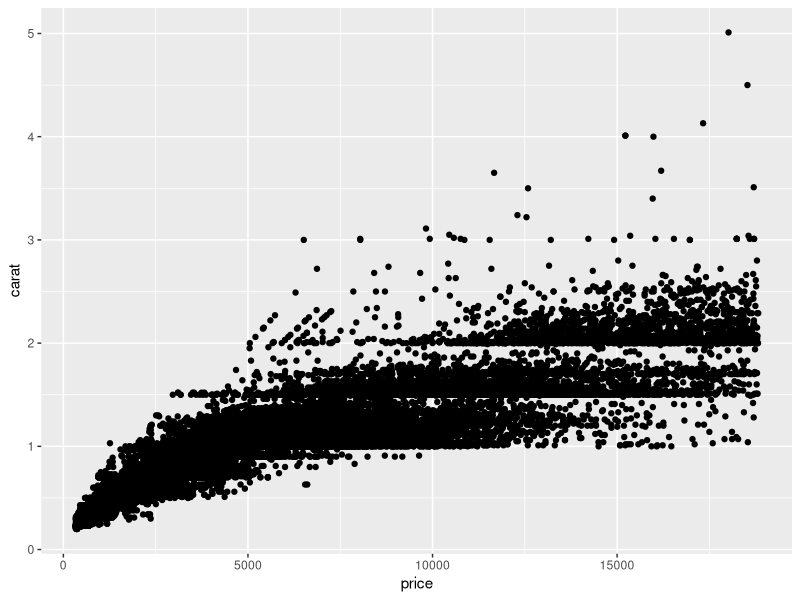
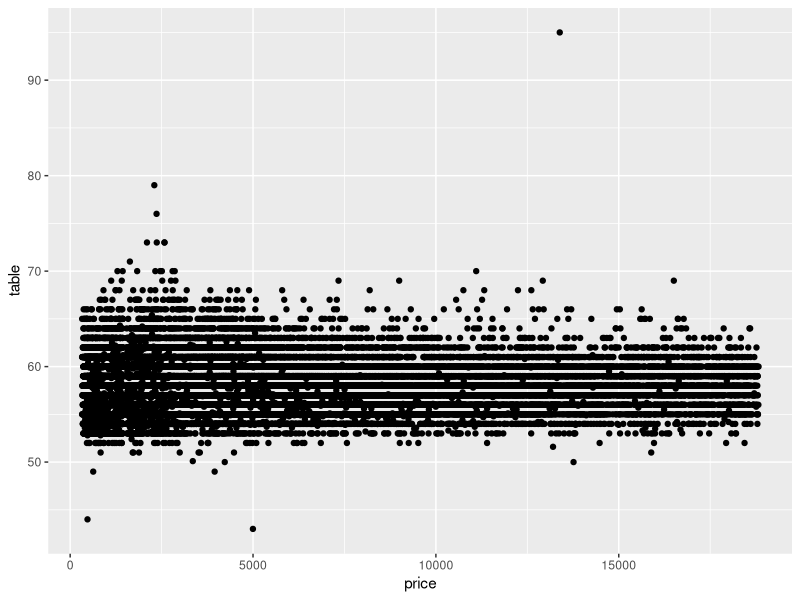
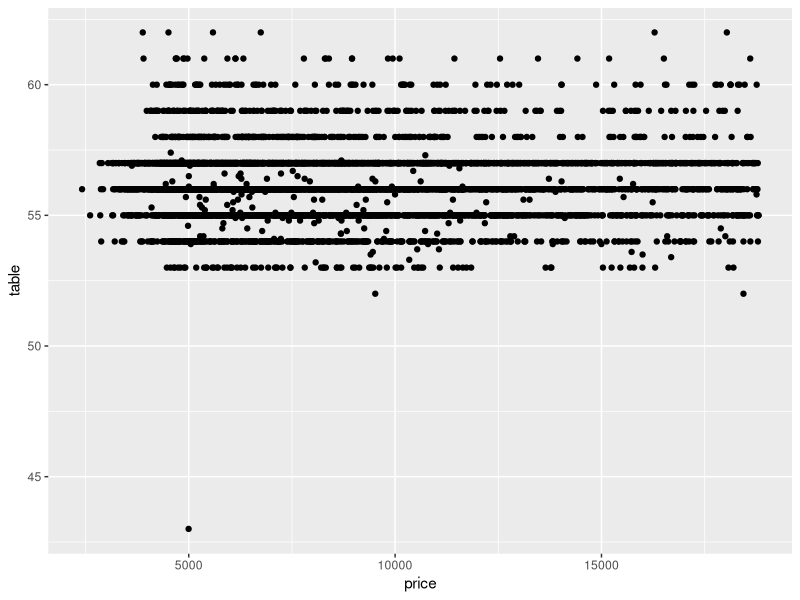

Reproduce these figures in R, in order.
## ---- chunk 1
knitr::opts_chunk$set(echo = TRUE)
library(tidyverse)
## ---- chunk 2
### In this code chunk, start with the diamonds dataset (built in to
### ggplot2 package) and create a plot of price vs. carat (or some other
### variables of your choice)
ggplot(data = diamonds, aes(x = price, y = carat)) +
  geom_point()
## ---- chunk 3
### In this code chunk, start with the diamonds dataset (built in to
### ggplot2 package) and create a subset based on filtering, e.g., 
### size greater than 1 carat or cut is "Ideal"

diamonds_subset <- diamonds %>% 
  filter(carat > 1 & cut == "Ideal")

## ---- chunk 4
ggplot(data = diamonds, aes(x = price, y = table)) +
  geom_point()

diamonds_subset %>% 
  group_by(color) %>% 
  summarize(mean_price = mean(price, na.rm=TRUE))
## ---- chunk 5
ggplot(data = diamonds_subset, aes(x=price, y=table)) +
  geom_point()
